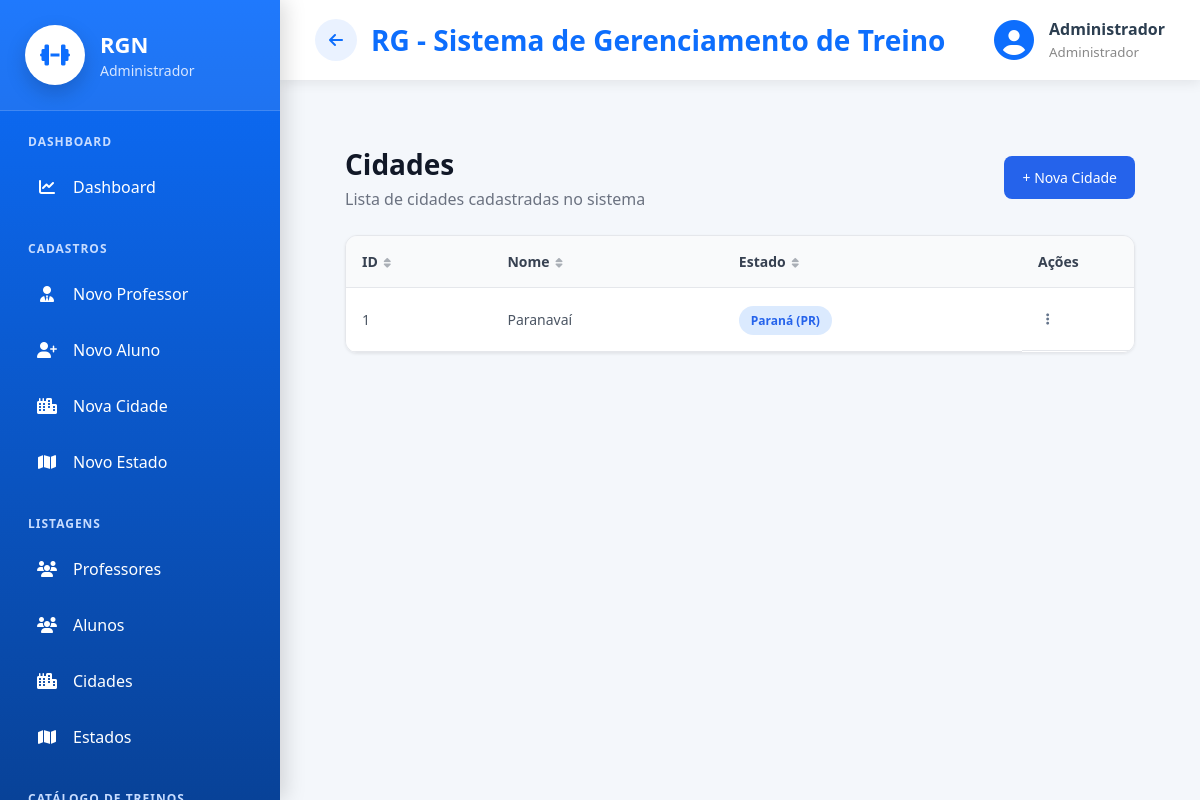
The app's page /cadastros/listar/cidade/ (signed in), older data.
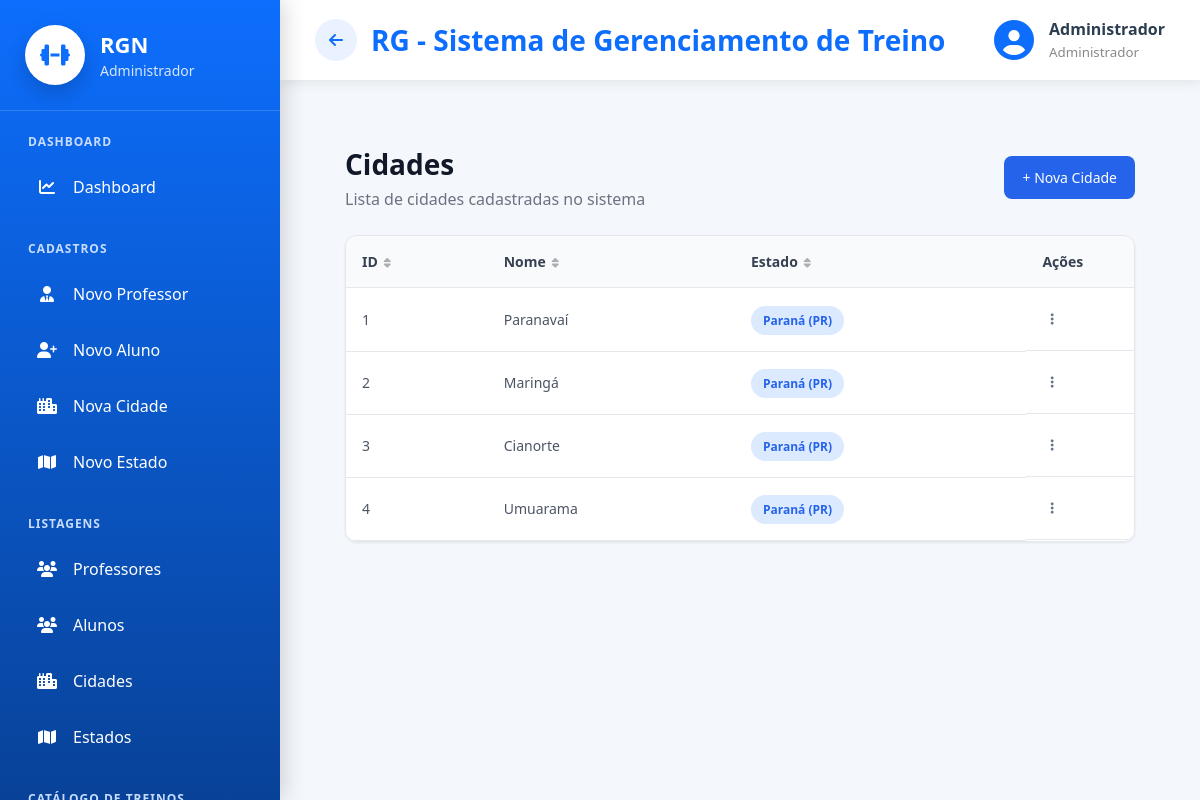
The same page, newer data.
### cadastros/models.py (models this page shows, shortened)
class Auditoria(models.Model):
    cadastrado_em = models.DateTimeField(auto_now_add=True, verbose_name="Cadastrado em")
    atualizado_em = models.DateTimeField(auto_now=True, verbose_name="Atualizado em")
    class Meta:
        abstract = True

class Cidade(Auditoria):
    nome = models.CharField(max_length=50, verbose_name="Nome da Cidade")
    estado = models.ForeignKey(Estado, on_delete=models.PROTECT)

class Estado(Auditoria):
    nome = models.CharField(max_length=50, verbose_name="Nome do Estado")
    sigla = models.CharField(max_length=2, verbose_name="Sigla")
    def __str__(self):
        return "{} ({})".format(self.nome, self.sigla)

### cadastros/views.py (the view)
# urls.py: path('listar/cidade/', CidadeList.as_view(), name="listar-cidade"),
class CidadeList(LoginRequiredMixin, GroupRequiredMixin, ListView):
    login_url = reverse_lazy('login')
    model = Cidade
    template_name = 'cadastros/listar_cidades.html'
    group_required = ["Administrador"]

### cadastros/templates/cadastros/listar_cidades.html
{% extends 'modelo.html' %}
{% load static %}
{% block css %}
<link rel="stylesheet" href="{% static 'css/cadastros/listar_cidades.css' %}">
<link rel="stylesheet" href="{% static 'css/paginas/modelo.css' %}">
{% endblock %}
{% block main %}
<div class="list-container">
    <div class="list-header">
        <div>
            <h2>Cidades</h2>
            <p>Lista de cidades cadastradas no sistema</p>
        </div>
        <a href="{% url 'cadastrar-cidade' %}" class="btn-novo">
            + Nova Cidade
        </a>
    </div>
    <div class="table-container">
        <table class="table-list" data-ordenavel>
            <thead>
                <tr>
                    <th>ID</th>
                    <th>Nome</th>
                    <th>Estado</th>
                    <th data-ordenar="false">Ações</th>
                </tr>
            </thead>
            <tbody>
                {% for cidade in object_list %}
                <tr>
                    <td>{{ cidade.id }}</td>
                    <td>{{ cidade.nome }}</td>
                    <td><span class="badge">{{ cidade.estado }}</span></td>
                    <td class="acoes">
                        {% url 'editar-cidade' cidade.id as editar_url %}
                        {% url 'excluir-cidade' cidade.id as excluir_url %}
                        {% include '_acoes_dropdown.html' with editar_url=editar_url excluir_url=excluir_url %}
                    </td>
                </tr>
                {% empty %}
                <tr>
                    <td colspan="4" class="sem-registro">Nenhuma cidade cadastrada.</td>
                </tr>
                {% endfor %}
            </tbody>
        </table>
    </div>
</div>
{% endblock %}

### paginas/templates/_acoes_dropdown.html (shortened to what this page needs)
<div class="acoes-dropdown">
    <button type="button" class="acoes-dropdown-toggle" aria-haspopup="menu" aria-expanded="false" aria-label="Ações">
        <i class="fas fa-ellipsis-vertical"></i>
    </button>
</div>

Row changes from the older to the newer data that the page shows:
added Cidade: id "2", nome "Maringá", estado "Paraná (PR)"
added Cidade: id "3", nome "Cianorte", estado "Paraná (PR)"
added Cidade: id "4", nome "Umuarama", estado "Paraná (PR)"
